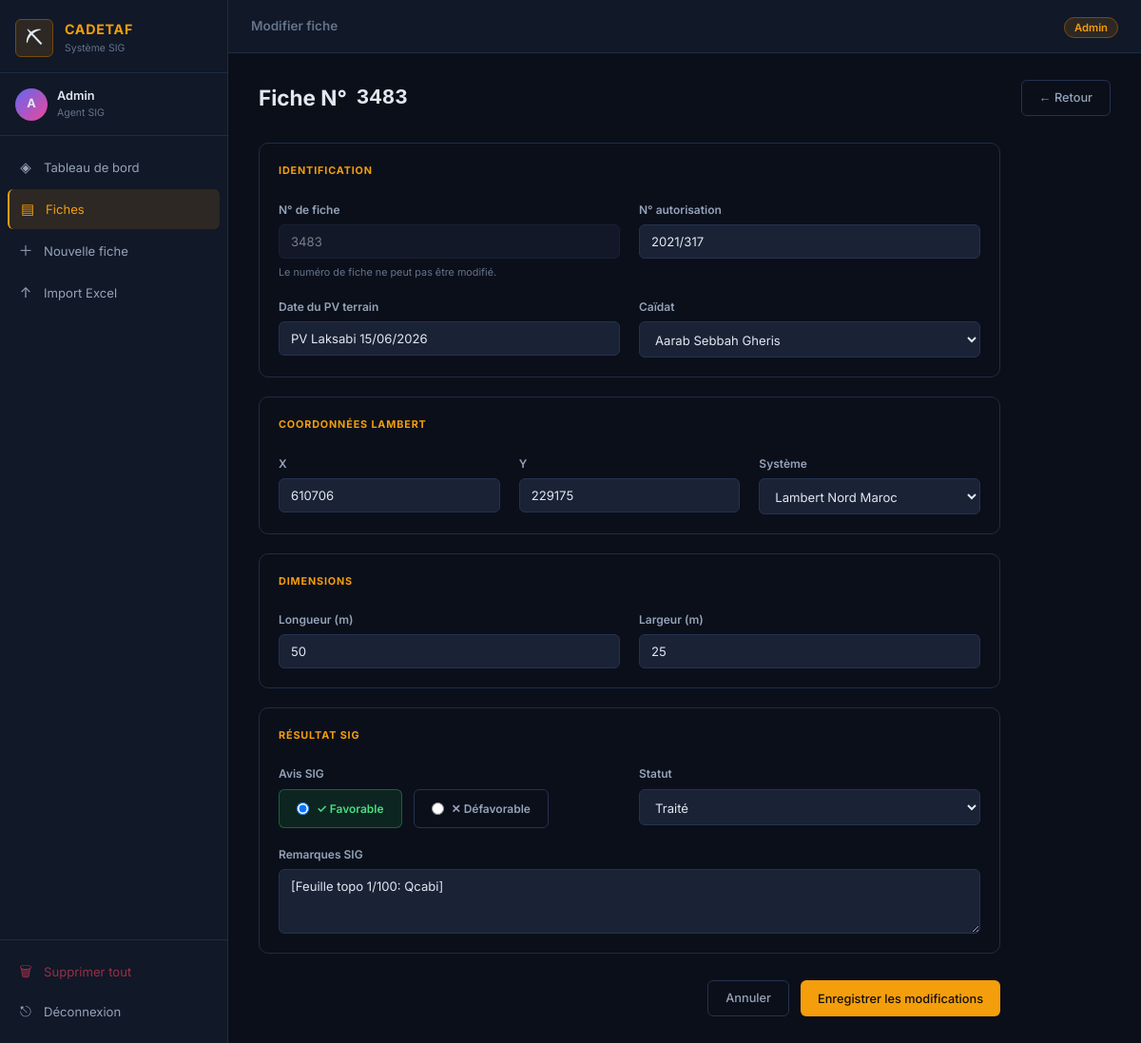
The app's page /fiches/2100/modifier (signed in) with its own data.
### app.py (models this page shows)
class Fiche(Base):
    __tablename__ = 'fiches'
    id             = Column(Integer, primary_key=True, autoincrement=True)
    fiche_numero   = Column(Integer, unique=True, nullable=False)
    date_pv        = Column(String(20), nullable=False)
    caidat         = Column(String(100), nullable=False)
    n_autorisation = Column(String(50))
    x_coord        = Column(Float)
    y_coord        = Column(Float)
    lambert_zone   = Column(Integer, default=1)
    metrage        = Column(Integer, default=100)
    long_2         = Column(Integer, default=50)
    accord         = Column(String(10), default='non')
    observation    = Column(Text)
    responsable    = Column(String(50))
    date_creation  = Column(DateTime, default=datetime.utcnow)
    status         = Column(SQLAlchemyEnum('traité','en cours','non traité', name='status_enum'), default='non traité')

### app.py (the view, shortened to what this page needs)
@app.route('/fiches/<int:fiche_id>/modifier', methods=['GET','POST'])
@login_required
def modifier_fiche(fiche_id):
    db = SessionLocal()
    f = db.query(Fiche).filter_by(id=fiche_id).first()
    if not f:
        flash('Fiche introuvable.', 'error')
        db.close()
        return redirect(url_for('fiches'))
    fiche_data = fiche_to_dict(f)
    db.close()
    return render_template('modifier_fiche.html',
        fiche=fiche_data, caidats=ALL_CAIDATS, username=session['user'])

### app.py (called while the page is built)
def login_required(f):
    @wraps(f)
    def decorated(*args, **kwargs):
        if 'user' not in session:
            flash('Veuillez vous connecter.', 'error')
            return redirect(url_for('login'))
        return f(*args, **kwargs)
    return decorated

### templates/modifier_fiche.html (shortened to what this page needs)
{% extends "base.html" %}
{% block topbar_title %}Modifier fiche{% endblock %}
{% block content %}
<div class="page-header">
  <h1>Fiche N° <code>{{ fiche.fiche_numero }}</code></h1>
  <a href="{{ url_for('fiches') }}" class="btn btn-outline">← Retour</a>
</div>
<div class="form-card-wrap">
<form method="POST" action="{{ url_for('modifier_fiche', fiche_id=fiche.id) }}" class="form-card">
  <div class="form-section">
    <div class="form-section-title">Identification</div>
    <div class="form-row">
      <div class="field">
        <label>N° de fiche</label>
        <input type="text" value="{{ fiche.fiche_numero }}" disabled class="input-disabled">
        <p class="field-hint">Le numéro de fiche ne peut pas être modifié.</p>
      </div>
      <div class="field">
        <label for="n_autorisation">N° autorisation</label>
        <input type="text" id="n_autorisation" name="n_autorisation" value="{{ fiche.n_autorisation or '' }}">
      </div>
    </div>
    <div class="form-row">
      <div class="field required">
        <label for="date_pv">Date du PV terrain</label>
        <input type="text" id="date_pv" name="date_pv" value="{{ fiche.date_pv }}" required>
      </div>
      <div class="field required">
        <label for="caidat">Caïdat</label>
        <select id="caidat" name="caidat" required>
          {% for c in caidats %}
          <option value="{{ c }}" {% if fiche.caidat==c %}selected{% endif %}>{{ c }}</option>
          {% endfor %}
        </select>
      </div>
    </div>
  </div>
  <div class="form-section">
    <div class="form-section-title">Coordonnées Lambert</div>
    <div class="form-row form-row-3">
      <div class="field">
        <label for="x_coord">X</label>
        <input type="number" id="x_coord" name="x_coord" value="{{ fiche.x_coord|int if fiche.x_coord else '' }}" step="1">
      </div>
      <div class="field">
        <label for="y_coord">Y</label>
        <input type="number" id="y_coord" name="y_coord" value="{{ fiche.y_coord|int if fiche.y_coord else '' }}" step="1">
      </div>
      <div class="field">
        <label for="lambert_zone">Système</label>
        <select id="lambert_zone" name="lambert_zone">
          <option value="1" {% if fiche.lambert_zone==1 %}selected{% endif %}>Lambert Nord Maroc</option>
        </select>
      </div>
    </div>
  </div>
  <div class="form-section">
    <div class="form-section-title">Dimensions</div>
    <div class="form-row">
      <div class="field">
        <label for="metrage">Longueur (m)</label>
        <input type="number" id="metrage" name="metrage" value="{{ fiche.metrage }}">
      </div>
      <div class="field">
        <label for="long_2">Largeur (m)</label>
        <input type="number" id="long_2" name="long_2" value="{{ fiche.long_2 }}">
      </div>
    </div>
  </div>
  <div class="form-section">
    <div class="form-section-title">Résultat SIG</div>
    <div class="form-row">
      <div class="field">
        <label>Avis SIG</label>
        <div class="radio-group">
          <label class="radio-card radio-ok">
            <input type="radio" name="accord" value="oui" {% if fiche.accord=='oui' %}checked{% endif %}> ✓ Favorable
          </label>
          <label class="radio-card radio-nok">
            <input type="radio" name="accord" value="non" {% if fiche.accord=='non' %}checked{% endif %}> ✕ Défavorable
          </label>
        </div>
      </div>
      <div class="field">
        <label for="status">Statut</label>
        <select id="status" name="status">
          <option value="traité" {% if fiche.status=='traité' %}selected{% endif %}>Traité</option>
        </select>
      </div>
    </div>
    <div class="field">
      <label for="observation">Remarques SIG</label>
      <textarea id="observation" name="observation" rows="3">{{ fiche.observation or '' }}</textarea>
    </div>
  </div>
  <div class="form-actions">
    <a href="{{ url_for('fiches') }}" class="btn btn-outline">Annuler</a>
    <button type="submit" class="btn btn-primary">Enregistrer les modifications</button>
  </div>
</form>
</div>
{% endblock %}

### static/css/main.css (style rules this page uses)
:root { --bg: #0b0f1a; --bg-card: #111827; --bg-card2: #1a2236; --border: #1e2d45; --border-2: #243350; --text: #e2e8f0; --text-muted: #64748b; --text-dim: #94a3b8; --amber: #f59e0b; --amber-dim: #78490a; --amber-glow: rgba(245,158,11,.12); --green: #22c55e; --green-dim: #14532d; --red: #f43f5e; --red-dim: #4c0519; --blue: #0ea5e9; --blue-dim: #0c4a6e; --indigo: #6366f1; --pink: #ec4899; --yellow: #eab308; --sidebar-w: 240px; --topbar-h: 56px; --radius: 10px; --radius-sm: 6px; --shadow: 0 4px 24px rgba(0,0,0,.4); --shadow-sm: 0 2px 8px rgba(0,0,0,.3); --font: 'Inter', system-ui, sans-serif; --mono: 'JetBrains Mono', monospace; }
*, *::before, *::after { box-sizing: border-box; margin: 0; padding: 0; }
html { font-size: 15px; }
body { font-family: var(--font); background: var(--bg); color: var(--text); line-height: 1.6; min-height: 100vh; }
.page-header { display: flex; align-items: center; justify-content: space-between; margin-bottom: 28px; flex-wrap: wrap; gap: 12px; }
.page-header h1 { font-size: 1.5rem; font-weight: 700; display: flex; align-items: center; gap: 10px; }
.btn { display: inline-flex; align-items: center; gap: 6px; padding: 8px 18px; border-radius: var(--radius-sm); font-size: .85rem; font-weight: 500; cursor: pointer; border: none; text-decoration: none; transition: all .15s; font-family: var(--font); white-space: nowrap; }
.btn-primary { background: var(--amber); color: #0f0f0f; }
.btn-outline { background: transparent; color: var(--text-dim); border: 1px solid var(--border-2); }
input, select, textarea { width: 100%; background: var(--bg-card2); border: 1px solid var(--border-2); border-radius: var(--radius-sm); color: var(--text); padding: 9px 12px; font-size: .875rem; font-family: var(--font); transition: border-color .15s, box-shadow .15s; outline: none; }
input::placeholder, textarea::placeholder { color: var(--text-muted); }
textarea { resize: vertical; }
.input-disabled { opacity: .5; cursor: not-allowed; }
select option { background: var(--bg-card); }
.field { display: flex; flex-direction: column; gap: 6px; }
.field label { font-size: .8rem; font-weight: 600; color: var(--text-dim); }
.field-hint { font-size: .72rem; color: var(--text-muted); }
.form-row { display: grid; grid-template-columns: 1fr 1fr; gap: 20px; }
.form-row-3 { grid-template-columns: 1fr 1fr 1fr; }
.form-section { border: 1px solid var(--border); border-radius: var(--radius); padding: 20px; display: flex; flex-direction: column; gap: 18px; margin-bottom: 20px; }
.form-section-title { font-size: .72rem; font-weight: 700; letter-spacing: .08em; text-transform: uppercase; color: var(--amber); margin-bottom: 4px; }
.form-card-wrap { max-width: 780px; }
.form-card { display: flex; flex-direction: column; gap: 0; }
.form-actions { display: flex; gap: 12px; justify-content: flex-end; padding-top: 8px; }
.radio-group { display: flex; gap: 12px; }
.radio-card { display: flex; align-items: center; gap: 8px; padding: 10px 18px; border-radius: var(--radius-sm); border: 1px solid var(--border-2); cursor: pointer; font-size: .85rem; font-weight: 500; transition: all .15s; }
.radio-card input[type=radio] { width: auto; }
.radio-ok:has(input:checked) { background: rgba(34,197,94,.12); border-color: rgba(34,197,94,.4); color: #4ade80; }

### records on screen
Fiche: fiche_numero "3483", n_autorisation "2021/317", date_pv "PV Laksabi 15/06/2026", x_coord "610706", y_coord "229175", accord "☑ ✓ Favorable", accord "☐ ✕ Défavorable", observation "[Feuille topo 1/100: Qcabi]"

### other values on screen
{{ session.user[0]|upper }} "A"
{{ session.user|capitalize }} "Admin"
form field caidat "Aarab Sebbah Gheris"
